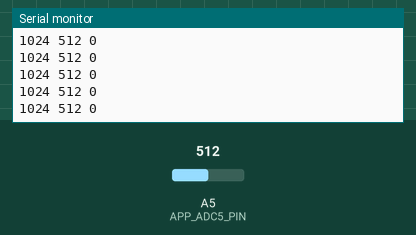
The sketch below on a simulated Arduino Uno, built with avr-gcc and run on an emulated ATmega328P. On the bench: the last lines printed to the serial monitor. Inputs (shaded band) come from the test bench; at power-on: A5 (APP_ADC5_PIN) = 512.

Above: at 1.2 s.
1.3 s: A5 (APP_ADC5_PIN) set to 111
At 2.3 s:
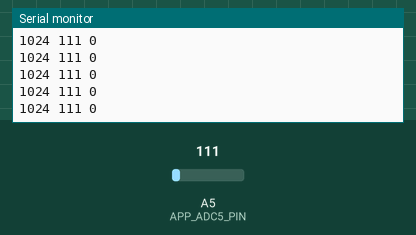
2.8 s: A5 (APP_ADC5_PIN) set to 94
At 3.3 s:
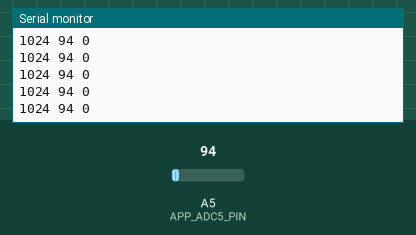
Timing chart, 0 to 5.8 s (numbered marks = the images above; inputs shaded):
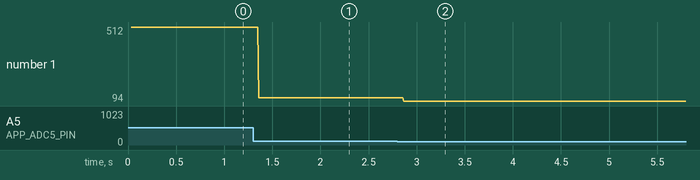

The sketch:

Arduino-LED-Sensor.ino
```cpp
// Arduino-LED-Sensor
//
// Tested with green LED an 1 kOhm resistor at pin A5.
// LED produce up to 1.4 voltage and 3 micro amps current at light.
// The current is very small and messurements don not provide stable results.
// This sketch generates voltage floating at adc pin between LOW and HIGH.
// At darkness there is large floating (high variation) and
// light produce reduce floating (low variation).
//
// A5 -- [1kOhm] -- [LED>| -- GND

#define APP_ADC5_PIN 19 /* pin A5 adc */
#define APP_SERIAL_INTERVAL 32 /* ms */
#define APP_ADC_BUFFER 8 /* values */

static uint32_t appStaticUint32 = 0;
static byte appPinToogle = 0;
uint16_t appPinAdcBuffer[APP_ADC_BUFFER] = {0};
uint8_t  appPinAdcPosition = 0;
uint16_t appPinAdcVariation = 0;

void setup() {
  pinMode(APP_ADC5_PIN, INPUT);
  Serial.begin(9600);
  while(!Serial) {;}
}

void loop() {

  // toggle floating
  if (appPinToogle == 0) {
    pinMode(APP_ADC5_PIN, INPUT_PULLUP);
    appPinToogle = 1;
  } else {
    pinMode(APP_ADC5_PIN, OUTPUT);
    appPinToogle = 0;
  }
  pinMode(APP_ADC5_PIN, INPUT);
  delay(1);

  // read adc
  uint16_t readAdc = analogRead(APP_ADC5_PIN);
  appPinAdcPosition++;
  if (appPinAdcPosition > APP_ADC_BUFFER) {
    appPinAdcPosition = 0;
  }
  appPinAdcBuffer[appPinAdcPosition] = readAdc;
  appPinAdcVariation = 0;
  for (byte i=1; i<APP_ADC_BUFFER; i++) {
    if (appPinAdcBuffer[i] > appPinAdcBuffer[i-1]) {
      appPinAdcVariation += appPinAdcBuffer[i]-appPinAdcBuffer[i-1];
    } else {
      appPinAdcVariation += appPinAdcBuffer[i-1]-appPinAdcBuffer[i];
    }
  }

  // debug adc
  unsigned long now = millis();
  if (now-appStaticUint32 >= APP_SERIAL_INTERVAL) {
    appStaticUint32 = now;
    Serial.print(1024); // max value
    Serial.print(" "); // next plotter value
    Serial.print(readAdc); // current value
    Serial.print(" "); // next plotter value
    Serial.print(appPinAdcVariation); // abs gap sum
    Serial.println();
  }

}
```

Measured:
- after the input at 1.3 s, the serial monitor: prints a new line after 0.06 s (image 1)
- after the input at 2.8 s, the serial monitor: prints a new line after 0.07 s (image 2)
- plotted number 1: 512 → 111 after the input at 1.3 s, 111 → 94 after the input at 2.8 s
